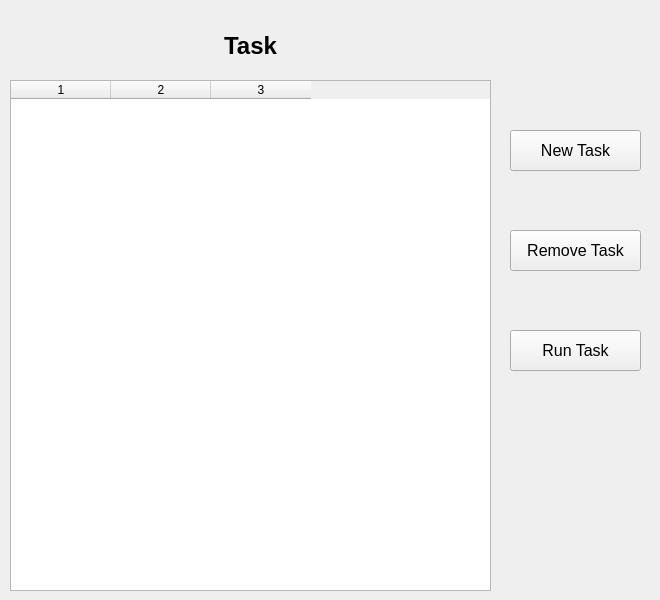
<?xml version="1.0" encoding="UTF-8"?>
<ui version="4.0">
 <class>MainWindow</class>
 <widget class="QMainWindow" name="MainWindow">
  <property name="geometry">
   <rect>
    <x>0</x>
    <y>0</y>
    <width>660</width>
    <height>600</height>
   </rect>
  </property>
  <property name="windowTitle">
   <string>MainWindow</string>
  </property>
  <widget class="QWidget" name="centralwidget">
   <property name="sizePolicy">
    <sizepolicy hsizetype="Fixed" vsizetype="Fixed">
     <horstretch>0</horstretch>
     <verstretch>0</verstretch>
    </sizepolicy>
   </property>
   <widget class="QLabel" name="label">
    <property name="geometry">
     <rect>
      <x>190</x>
      <y>30</y>
      <width>121</width>
      <height>31</height>
     </rect>
    </property>
    <property name="font">
     <font>
      <family>Arial</family>
      <pointsize>18</pointsize>
      <weight>75</weight>
      <bold>true</bold>
     </font>
    </property>
    <property name="text">
     <string>Task</string>
    </property>
    <property name="alignment">
     <set>Qt::AlignCenter</set>
    </property>
   </widget>
   <widget class="QPushButton" name="btn_new_task">
    <property name="geometry">
     <rect>
      <x>510</x>
      <y>130</y>
      <width>131</width>
      <height>41</height>
     </rect>
    </property>
    <property name="font">
     <font>
      <family>Arial</family>
      <pointsize>12</pointsize>
     </font>
    </property>
    <property name="text">
     <string>New Task</string>
    </property>
   </widget>
   <widget class="QPushButton" name="btn_remove_task">
    <property name="geometry">
     <rect>
      <x>510</x>
      <y>230</y>
      <width>131</width>
      <height>41</height>
     </rect>
    </property>
    <property name="font">
     <font>
      <family>Arial</family>
      <pointsize>12</pointsize>
     </font>
    </property>
    <property name="text">
     <string>Remove Task</string>
    </property>
   </widget>
   <widget class="QPushButton" name="btn_run_task">
    <property name="geometry">
     <rect>
      <x>510</x>
      <y>330</y>
      <width>131</width>
      <height>41</height>
     </rect>
    </property>
    <property name="font">
     <font>
      <family>Arial</family>
      <pointsize>12</pointsize>
     </font>
    </property>
    <property name="autoFillBackground">
     <bool>false</bool>
    </property>
    <property name="styleSheet">
     <string notr="true"/>
    </property>
    <property name="text">
     <string>Run Task</string>
    </property>
   </widget>
   <widget class="QTableWidget" name="tbl_task">
    <property name="geometry">
     <rect>
      <x>10</x>
      <y>80</y>
      <width>481</width>
      <height>511</height>
     </rect>
    </property>
    <property name="selectionMode">
     <enum>QAbstractItemView::SingleSelection</enum>
    </property>
    <property name="selectionBehavior">
     <enum>QAbstractItemView::SelectRows</enum>
    </property>
    <property name="columnCount">
     <number>3</number>
    </property>
    <column/>
    <column/>
    <column/>
   </widget>
  </widget>
 </widget>
 <resources/>
 <connections>
  <connection>
   <sender>btn_new_task</sender>
   <signal>clicked()</signal>
   <receiver>MainWindow</receiver>
   <slot>create_task()</slot>
   <hints>
    <hint type="sourcelabel">
     <x>563</x>
     <y>149</y>
    </hint>
    <hint type="destinationlabel">
     <x>213</x>
     <y>751</y>
    </hint>
   </hints>
  </connection>
  <connection>
   <sender>btn_remove_task</sender>
   <signal>clicked()</signal>
   <receiver>MainWindow</receiver>
   <slot>remove_task()</slot>
   <hints>
    <hint type="sourcelabel">
     <x>591</x>
     <y>246</y>
    </hint>
    <hint type="destinationlabel">
     <x>338</x>
     <y>768</y>
    </hint>
   </hints>
  </connection>
  <connection>
   <sender>btn_run_task</sender>
   <signal>clicked()</signal>
   <receiver>MainWindow</receiver>
   <slot>run_task()</slot>
   <hints>
    <hint type="sourcelabel">
     <x>547</x>
     <y>357</y>
    </hint>
    <hint type="destinationlabel">
     <x>302</x>
     <y>807</y>
    </hint>
   </hints>
  </connection>
  <connection>
   <sender>tbl_task</sender>
   <signal>itemSelectionChanged()</signal>
   <receiver>MainWindow</receiver>
   <slot>select_item()</slot>
   <hints>
    <hint type="sourcelabel">
     <x>380</x>
     <y>260</y>
    </hint>
    <hint type="destinationlabel">
     <x>370</x>
     <y>786</y>
    </hint>
   </hints>
  </connection>
 </connections>
 <slots>
  <slot>create_task()</slot>
  <slot>remove_task()</slot>
  <slot>run_task()</slot>
  <slot>select_item()</slot>
 </slots>
</ui>
